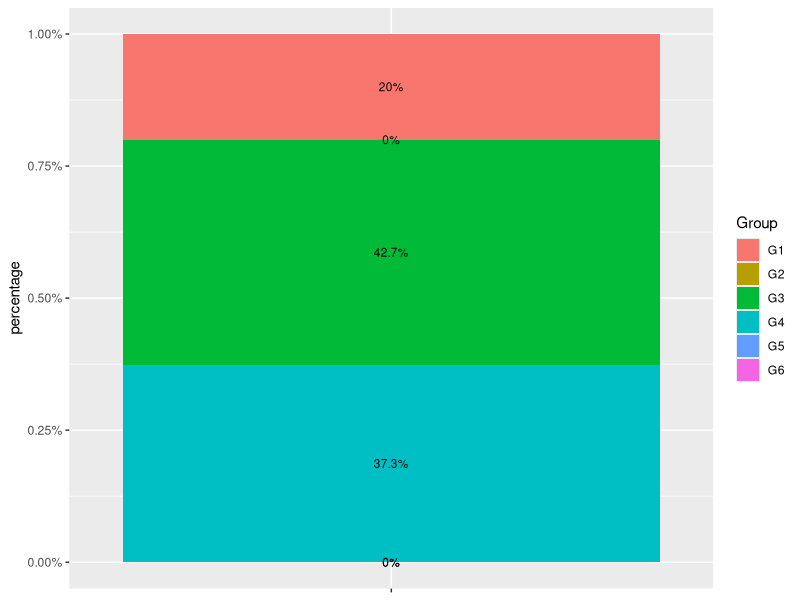

This chart was generated by the following R code:
library(ggplot2)
#library(tidyverse)

df <- data.frame(value = c(15, 0, 32, 28, 0, 0),
                 group = paste0("G", 1:6))

# Calculate the percentages
total <- sum(df$value)
df$percentage <- (df$value / total) * 100

# Create labels in percentage format
df$label <- paste0(round(df$percentage, 1), "%")
# Create a stacked bar chart
ggplot(df, aes(x = factor(1), y = percentage, fill = group)) +
  geom_bar(stat = "identity", width = 1, position = "fill") +  # Adjust heights with "fill"
  geom_text(aes(label = label), position = position_fill(vjust = 0.5), size = 3) +  # Add labels in percentage format
  guides(fill = guide_legend(title = "Group")) +
  scale_x_discrete(labels = NULL) +
  scale_y_continuous(labels = scales::percent_format(scale = 1)) +  # Format y-axis as percentage
  theme(axis.text.x = element_blank(),
        axis.title.x = element_blank(),
        legend.position = "right")